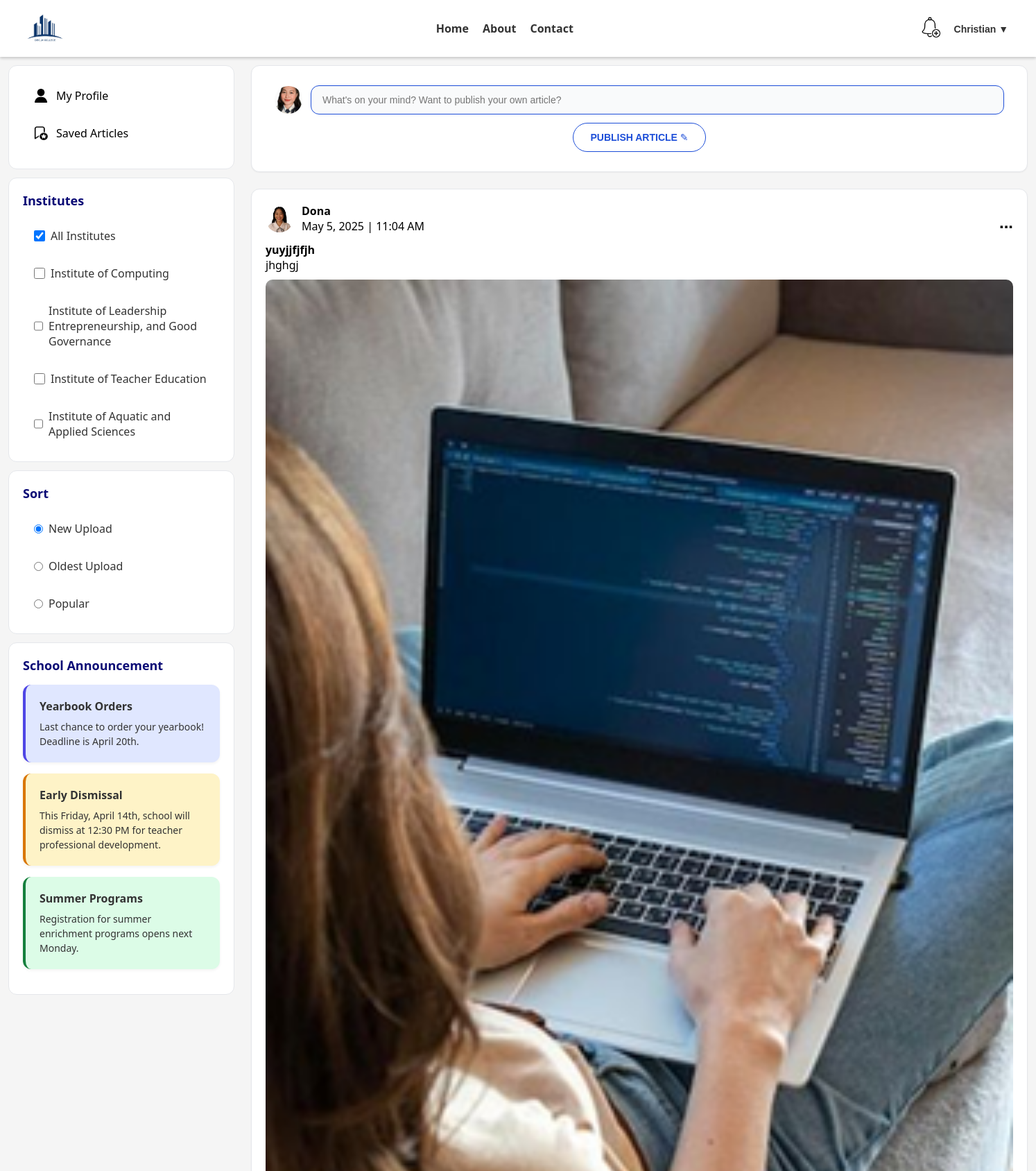
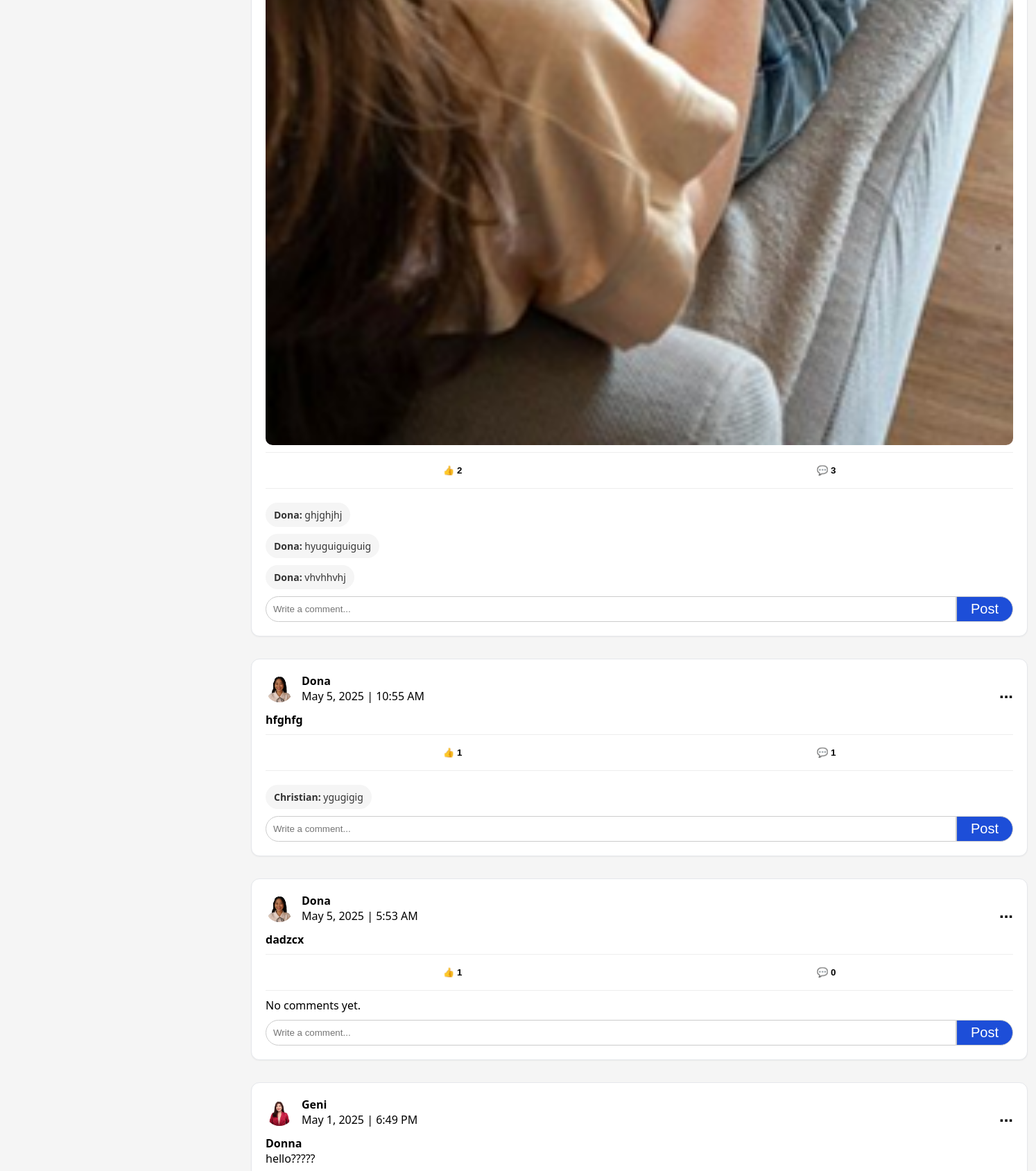
The app's page /newsfeed.php (signed in, upper part) with its own data (2 pictures, top to bottom).
### tables this page shows
CREATE TABLE `announcements` (
  `id` int(11) NOT NULL,
  `title` varchar(255) DEFAULT NULL,
  `content` text DEFAULT NULL,
  `publication_date` date DEFAULT NULL,
  `expiry_date` date DEFAULT NULL,
  `audience` varchar(255) DEFAULT NULL,
  `attachment` varchar(255) DEFAULT NULL,
  `notify` tinyint(1) DEFAULT NULL,
  `status` varchar(50) DEFAULT NULL,
  `created_at` timestamp NOT NULL DEFAULT current_timestamp()
);

CREATE TABLE `users` (
  `id` int(11) NOT NULL,
  `role` enum('Student','Teacher') NOT NULL DEFAULT 'Student',
  `full_name` varchar(100) NOT NULL,
  `email` varchar(100) NOT NULL,
  `password` varchar(255) NOT NULL,
  `institute` varchar(100) NOT NULL,
  `created_at` timestamp NOT NULL DEFAULT current_timestamp(),
  `profile_picture` varchar(255) DEFAULT NULL
);

CREATE TABLE `articles` (
  `id` int(11) NOT NULL,
  `user_id` int(11) DEFAULT NULL,
  `title` varchar(255) DEFAULT NULL,
  `abstract` text DEFAULT NULL,
  `content` text DEFAULT NULL,
  `featured_image` varchar(255) DEFAULT NULL,
  `allow_comments` tinyint(1) DEFAULT 1,
  `notify_comments` tinyint(1) DEFAULT 1,
  `status` enum('PENDING','APPROVED','REJECTED','DELETED') NOT NULL DEFAULT 'PENDING',
  `created_at` timestamp NOT NULL DEFAULT current_timestamp(),
  `institute_id` int(11) DEFAULT NULL,
  `created` datetime DEFAULT current_timestamp(),
  `comments_enabled` tinyint(1) NOT NULL DEFAULT 0,
  `notifications` tinyint(1) NOT NULL DEFAULT 0,
  `feedback` text DEFAULT NULL
);

CREATE TABLE `comments` (
  `id` int(11) NOT NULL,
  `article_id` int(11) NOT NULL,
  `user_id` int(11) NOT NULL,
  `comment_text` text NOT NULL,
  `created_at` datetime DEFAULT current_timestamp()
);

### helpers/db_helpers.php (called while the page is built, shortened)
<?php
function getUserInfo(PDO $pdo, int $userId)
{
  $stmt = $pdo->prepare("SELECT full_name, profile_picture FROM users WHERE id = :id");
  $stmt->execute(['id' => $userId]);
  return $stmt->fetch(PDO::FETCH_ASSOC);
}
function getFilteredArticles(PDO $pdo, array $institutes, string $sortOption = 'new'): array
{
  $userId = isset($_SESSION['user_id']) ? intval($_SESSION['user_id']) : 0;
  $baseQuery = "SELECT a.*, u.full_name, u.profile_picture,
              (SELECT COUNT(*) FROM reactions WHERE article_id = a.id AND reaction_type = 'like') AS likes,
              (SELECT COUNT(*) FROM comments WHERE article_id = a.id) AS comments
              FROM articles a
              JOIN users u ON a.user_id = u.id
              WHERE a.status = 'approved'
              AND NOT EXISTS (
                SELECT 1 FROM hidden_articles h
                WHERE h.article_id = a.id AND h.user_id = :userId
              )";
  switch ($sortOption) {
    case 'new':
    default:
      $baseQuery .= " ORDER BY a.created_at DESC";
      break;
  }
  $stmt = $pdo->prepare($baseQuery);
  $stmt->bindParam(':userId', $userId, PDO::PARAM_INT);
  $stmt->execute();
  return $stmt->fetchAll(PDO::FETCH_ASSOC);
}
function getLatestAnnouncements(PDO $pdo)
{
  $stmt = $pdo->query("SELECT * FROM announcements WHERE status = 'published' ORDER BY created_at DESC LIMIT 3");
  return $stmt->fetchAll(PDO::FETCH_ASSOC);
}
function getCommentsForArticle(PDO $pdo, int $articleId)
{
  $stmt = $pdo->prepare(
    "SELECT c.*, u.full_name AS commenter_name
         FROM comments c
         JOIN users u ON c.user_id = u.id
         WHERE c.article_id = :article_id
         ORDER BY c.created_at ASC"
  );
  $stmt->execute(['article_id' => $articleId]);
  return $stmt->fetchAll(PDO::FETCH_ASSOC);
}

### newsfeed.php (the view, shortened to what this page needs)
<?php
require_once 'helpers/db_helpers.php';
require_once 'filter_feed.php';
$user_id = $_SESSION['user_id'];
$user = getUserInfo($pdo, $user_id);
$profile_picture = !empty($user['profile_picture']) ? 'uploads/profile_pictures/' . htmlspecialchars($user['profile_picture']) : 'uploads/profile_pictures/default_profile.png';
$institutes = ['All'];
$sortOption = $_POST['sort'] ?? 'new';
$articles = getFilteredArticles($pdo, $institutes, $sortOption);
$latest_announcements = getLatestAnnouncements($pdo);
?>
<!DOCTYPE html>
<html lang="en">
<head>
    <link rel="stylesheet" href="global.css">
    <link rel="stylesheet" href="newsfeed.css">
    <link rel="stylesheet" href="https://cdnjs.cloudflare.com/ajax/libs/font-awesome/4.7.0/css/font-awesome.min.css">
</head>
<body>
    <div class="layout">
        <header class="header">
            <?php require_once 'components/header.php'; ?>
        </header>
        <aside class="sidebar">
            <?php require_once 'components/sidebar.php'; ?>
        </aside>
        <main class="main-content">
            <div>
                <div class="post-box">
                    <?php
                    if (!empty($profile_picture)) {
                        $profile_picture = htmlspecialchars($profile_picture);
                    } else {
                        $profile_picture = 'default_profile.png';
                    }
                    ?>
                    <div class="post-box-input">
                        <img src="<?php echo $profile_picture; ?>" alt="User" class="avatar">
                        <form class="post-form" action="submit_article.php" method="POST">
                            <input type="text" class="post-input" id="articleInput" name="title"
                                placeholder="What's on your mind? Want to publish your own article?" required>
                        </form>
                    </div>
                    <div class="center-button">
                        <button class="publish-btn"><strong>PUBLISH ARTICLE</strong> ✎</button>
                    </div>
                </div>
                <div class="post-feed" id="postFeed">
                    <?php if (!empty($articles)): ?>
                        <?php foreach ($articles as $row): ?>
                            <?php $articleId = $row['id']; ?>
                            <div class="post-card" data-article-id="<?= $articleId ?>">
                                <div class="post-card-header">
                                    <div class="post-header">
                                        <img class="avatar"
                                            src="uploads/profile_pictures/<?= htmlspecialchars($row['profile_picture']) ?>"
                                            alt="User">
                                        <div>
                                            <strong><?= htmlspecialchars($row['full_name']) ?></strong><br>
                                            <span
                                                class="post-date"><?= date("F j, Y | g:i A", strtotime($row['created_at'])) ?></span>
                                        </div>
                                    </div>
                                    <div class="dropdown" style="display: inline-block; position: relative;">
                                        <button class="dot-btn" onclick="toggleDropdown(this)">...</button>
                                    </div>
                                </div>
                                <div class="post-title"><strong><?= htmlspecialchars($row['title']) ?></strong></div>
                                <div class="post-content"><?= htmlspecialchars($row['abstract']) ?></div>
                                <?php if (!empty($row['featured_image'])): ?>
                                    <div class="post-image">
                                        <img src="<?= htmlspecialchars($row['featured_image']) ?>" alt="Article Image"
                                            class="responsive-img">
                                    </div>
                                <?php endif; ?>
                                <div class="post-actions">
                                    <button class="like-btn" data-article-id="<?= $articleId ?>">
                                        👍 <span class="like-count"
                                            id="like-count-<?= $articleId ?>"><?= $row['likes'] ?></span>
                                    </button>
                                    <button class="comment-btn">
                                        💬 <span class="comment-count"
                                            id="comment-count-<?= $articleId ?>"><?= $row['comments'] ?></span>
                                    </button>
                                </div>
                                <div class="post-comments">
                                    <div class="comment-list" id="comments-<?= $articleId ?>">
                                        <?php $comments = getCommentsForArticle($pdo, $articleId); ?>
                                        <?php if (!empty($comments)): ?>
                                            <?php foreach ($comments as $comment): ?>
                                                <div class="comment">
                                                    <div class="comment-text">
                                                        <strong><?= htmlspecialchars($comment['commenter_name']) ?>:</strong>
                                                        <?= htmlspecialchars($comment['comment_text']) ?>
                                                    </div>
                                                </div>
                                            <?php endforeach; ?>
                                        <?php else: ?>
                                            <p class="no-comments">No comments yet.</p>
                                        <?php endif; ?>
                                    </div>
                                    <form method="POST" action="post_comment.php" class="comment-form">
                                        <input class="comment-box" type="text" name="comment_text"
                                            placeholder="Write a comment..." required>
                                        <button class="post-form-button" type="submit">Post</button>
                                    </form>
                                </div>
                            </div>
                        <?php endforeach; ?>
                    <?php else: ?>
                        <p>No approved articles available yet.</p>
                    <?php endif; ?>
                </div>
            </div>
        </main>
    </div>
</body>
</html>

### components/sidebar.php (shortened to what this page needs)
<div class="card sidebar-nav ">
  <ul>
    <li>
      <img src="finaluser.png" alt="Profile">
      <span><a href="profile.php" style="color: black;text-decoration: none;">My Profile</a></span>
    </li>
    <li>
      <img src="finalsave.png" alt="Saved">
      <span><a href="save_articles.php" style="color: black;text-decoration: none;">Saved Articles</span>
    </li>
  </ul>
</div>
<div class="card sidebar-nav">
  <h2 class="card-title">Institutes</h2>
  <ul class="checkbox-list">
    <li><input type="checkbox" class="institute-filter" value="All" checked> All Institutes</li>
    <li><input type="checkbox" class="institute-filter" value="IC"> Institute of Computing</li>
    <li><input type="checkbox" class="institute-filter" value="ILEGG"> Institute of Leadership Entrepreneurship, and
      Good Governance</li>
    <li><input type="checkbox" class="institute-filter" value="ITed"> Institute of Teacher
      Education</li>
    <li><input type="checkbox" class="institute-filter" value="IAAS"> Institute of
      Aquatic and Applied Sciences</li>
  </ul>
</div>
<div class="card sidebar-nav">
  <h2 class="card-title">Sort</h2>
  <ul class="checkbox-list">
    <li><input type="radio" name="sort" class="sort-option" value="new" checked> New Upload</li>
    <li><input type="radio" name="sort" class="sort-option" value="old"> Oldest Upload</li>
    <li><input type="radio" name="sort" class="sort-option" value="popular"> Popular</li>
  </ul>
</div>
<div class="card sidebar-nav">
  <h2 class="card-title">School Announcement</h2>
  <?php foreach ($latest_announcements as $row): ?>
    <?php
    $title = strtolower($row['title']);
    $class = '';
    if (strpos($title, 'dismissal') !== false) {
      $class = 'early-dismissal';
    } elseif (strpos($title, 'yearbook') !== false) {
      $class = 'yearbook';
    } elseif (strpos($title, 'summer') !== false || strpos($title, 'enrichment') !== false) {
      $class = 'summer';
    }
    ?>
    <div class="announcement <?= $class ?>">
      <strong><?= htmlspecialchars($row['title']) ?></strong>
      <p><?= nl2br(htmlspecialchars($row['content'])) ?></p>
    </div>
  <?php endforeach; ?>
</div>

### global.css (style rules this page uses)
* { box-sizing: border-box; margin: 0; padding: 0; }
body { font-family: 'Segoe UI', sans-serif; background: #f5f5f5; min-height: 100vh; display: flex; flex-direction: column; }
.layout { display: grid; grid-template-areas: "header header" "sidebar main" "footer footer"; grid-template-columns: 350px 1fr; grid-template-rows: auto 1fr auto; }
.header { grid-area: header; background-color: #f4f4f4; text-align: center; box-shadow: 0 2px 4px rgba(0, 0, 0, 0.1); position: sticky; top: 0; z-index: 100; }
.sidebar { grid-area: sidebar; padding: 12px; height: fit-content; position: static; top: 5rem; }
.main-content { grid-area: main; padding: 12px; display: flex; flex-direction: column; gap: 12px; }
.card, .card1 { background-color: white; border: 1px solid #a5b4fc; border-radius: 12px; padding: 1.5rem; width: 100%; }
.avatar { width: 2.5rem; height: 2.5rem; border-radius: 50%; object-fit: cover; }
.publish-btn { background: white; color: #1d4ed8; padding: 0.75rem 1.5rem; border-radius: 1.5rem; font-size: 0.875rem; font-weight: lighter; border: 1px solid #1d4ed8; cursor: pointer; transition: background-color 0.2s ease; }

### records on screen
announcements: title "Yearbook Orders", content "Last chance to order your yearbook! Deadline is April 20th."
announcements: title "Early Dismissal", content "This Friday, April 14th, school will dismiss at 12:30 PM for teacher professional development."
announcements: title "Summer Programs", content "Registration for summer enrichment programs opens next Monday."
users: profile_picture (picture)
articles: user.profile_picture (picture), user.full_name "Dona", created_at "May 5, 2025 | 11:04 AM", title "yuyjjfjfjh", abstract "jhghgj", featured_image (picture), likes "2", comments "3"
comments: user.full_name "Dona", comment_text "ghjghjhj"
comments: user.full_name "Dona", comment_text "hyuguiguiguig"
comments: user.full_name "Dona", comment_text "vhvhhvhj"
articles: user.profile_picture (picture), user.full_name "Dona", created_at "May 5, 2025 | 10:55 AM", title "hfghfg", likes "1", comments "1"
comments: user.full_name "Christian", comment_text "ygugigig"
articles: user.profile_picture (picture), user.full_name "Dona", created_at "May 5, 2025 | 5:53 AM", title "dadzcx", likes "1", comments "0", shows "No comments yet."
articles: user.profile_picture (picture), user.full_name "Geni", created_at "May 1, 2025 | 6:49 PM", title "Donna", abstract "hello?????"

### other values on screen
$full_name "Christian"
